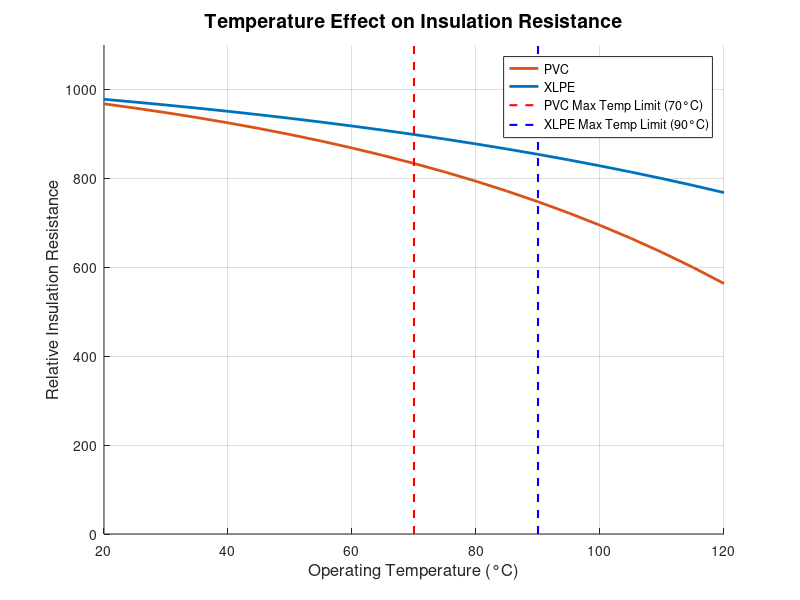
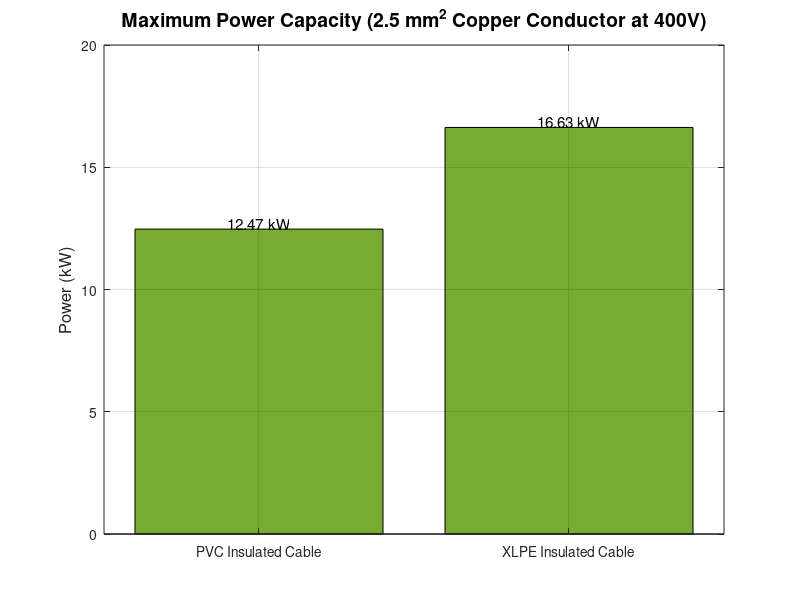

Write the MATLAB code that produced these figures, in order.
% --- Comprehensive Analysis of PVC and XLPE Insulation Systems ---
%
% This script provides a technical and regulatory comparison of PVC
% (Polyvinyl Chloride) and XLPE (Cross-linked Polyethylene) insulation.
%
% It calculates and visualizes:
% 1. The relationship between operating temperature and insulation resistance.
% 2. The maximum power capacity of a standard cable based on insulation type.
%
% It also prints a detailed report to the command window covering:
% - Technical descriptions, strengths, and weaknesses.
% - Economic and ecological factors.
% - An application suitability analysis with references to Spain's REBT.

% --- Initial Setup ---
clear;          % Clear workspace variables
clc;            % Clear command window
close all;      % Close all figures

% --- Define Constants and Insulation Properties ---
% System and Conductor Parameters
V_v = 400;           % Line Voltage in Volts (Three-phase)
s_mm2 = 2.5;         % Conductor cross-sectional area in mm^2

% Insulation Properties
insulators = {'PVC', 'XLPE'};
max_temp_C = [70, 90]; % Max continuous operating temperature (°C)

% Max Admissible Current (I_max) for a 2.5 mm^2 Copper conductor
% Values are illustrative, based on REBT ITC-BT-19 (Table 1),
% assuming a common installation method (e.g., multicore cable in conduit).
i_max_insulation = [18, 24]; % [PVC, XLPE] in Amps

% --- Graph 1: Temperature vs. Insulation Resistance ---
% This is an illustrative model to show the concept that insulation
% resistance decreases exponentially as temperature rises. XLPE maintains
% higher resistance at higher temperatures.

temp_range_C = 20:5:120; % Temperature range from 20°C to 120°C
R0 = 1000; % Nominal insulation resistance at 20°C (in Giga-Ohms*km)

% Decay coefficients (alpha). A smaller alpha means slower decay.
alpha_pvc = 0.045;
alpha_xlpe = 0.035;

% Calculate resistance degradation
R_pvc = 1100-(100 * exp(0.014 * (temp_range_C )));
R_xlpe = 1100-(100 * exp(0.01 * (temp_range_C )));

figure;
hold on;
plot(temp_range_C, R_pvc, 'LineWidth', 2, 'Color', '#D95319');
plot(temp_range_C, R_xlpe, 'LineWidth', 2, 'Color', '#0072BD');
plot([max_temp_C(1) max_temp_C(1)], [0 1200], 'r--', 'LineWidth', 1.5); % PVC Temp Limit
plot([max_temp_C(2) max_temp_C(2)], [0 1200], 'b--', 'LineWidth', 1.5); % XLPE Temp Limit
hold off;

title('Temperature Effect on Insulation Resistance', 'FontSize', 14, 'FontWeight', 'bold');
xlabel('Operating Temperature (°C)', 'FontSize', 12);
ylabel('Relative Insulation Resistance', 'FontSize', 12);
legend('PVC', 'XLPE', 'PVC Max Temp Limit (70°C)', 'XLPE Max Temp Limit (90°C)');
grid on;
ylim([0 R0*1.1]); % Set y-axis limit for clarity

% --- Graph 2: Maximum Power Capacity Comparison ---
% Calculate max power: P = sqrt(3) * V * I
P_max_kw_pvc = (sqrt(3) * V_v * i_max_insulation(1)) / 1000;
P_max_kw_xlpe = (sqrt(3) * V_v * i_max_insulation(2)) / 1000;

max_power_data = [P_max_kw_pvc, P_max_kw_xlpe];
insulator_labels = {'PVC Insulated Cable', 'XLPE Insulated Cable'};

figure;
bar(max_power_data, 'FaceColor', '#77AC30');
title(['Maximum Power Capacity (2.5 mm^2 Copper Conductor at ' num2str(V_v) 'V)'], ...
      'FontSize', 14, 'FontWeight', 'bold');
ylabel('Power (kW)', 'FontSize', 12);
set(gca, 'xticklabel', insulator_labels);
grid on;
text(1:length(max_power_data), max_power_data, num2str(max_power_data', '%.2f kW'), ...
    'HorizontalAlignment', 'center', 'VerticalAlignment', 'bottom', 'FontSize', 11);


% --- Display Detailed Analysis in Command Window ---
fprintf('====================================================================\n');
fprintf('        ANALYSIS OF INSULATION SYSTEMS: PVC vs. XLPE\n');
fprintf('====================================================================\n\n');

fprintf('--- 1. Technical Description ---\n');
fprintf('PVC (Polyvinyl Chloride): A thermoplastic polymer. It is made flexible for cable use\n');
fprintf('by adding plasticizers. It is a cost-effective and versatile insulator.\n\n');
fprintf('XLPE (Cross-linked Polyethylene): A thermosetting polymer. The polyethylene molecules\n');
fprintf('are permanently bonded ("cross-linked"), preventing them from melting or separating at\n');
fprintf('higher temperatures, giving it superior thermal and mechanical stability.\n\n');


fprintf('--- 2. Strengths and Weaknesses ---\n');
fprintf('STRENGTHS:\n');
fprintf('  - PVC:  Lower cost, high flexibility, good resistance to oils and chemicals.\n');
fprintf('  - XLPE: Higher operating temperature (90°C vs 70°C), higher current rating for the\n');
fprintf('          same conductor size, greater mechanical toughness and water resistance.\n');
fprintf('WEAKNESSES:\n');
fprintf('  - PVC:  Lower temperature rating, produces dense, corrosive smoke (HCl gas) when\n');
fprintf('          burned, becomes brittle at low temperatures.\n');
fprintf('  - XLPE: Higher material cost, less flexible than PVC which can make installation\n');
fprintf('          in tight spaces more difficult.\n\n');

fprintf('--- 3. Economic and Ecological Factors ---\n');
fprintf('ECONOMIC:\n');
fprintf('  - PVC is cheaper upfront. However, XLPE''s ability to carry more current can allow\n');
fprintf('    for smaller conductor sizes for the same load, potentially offsetting the cost\n');
fprintf('    (a concept known as "economic section").\n\n');
fprintf('ECOLOGICAL:\n');
fprintf('  - PVC: Contains chlorine and requires plasticizers (phthalates), which are environmental\n');
fprintf('    concerns. Its combustion byproducts are highly toxic.\n');
fprintf('  - XLPE: Is halogen-free, making it much safer in a fire (low smoke, zero halogen - LSZH).\n');
fprintf('    It is also more difficult to recycle due to its thermosetting nature.\n\n');

fprintf('--- 4. Application Suitability & REBT Compliance ---\n');
fprintf('The choice is heavily regulated by the REBT for safety.\n\n');
fprintf('SUITABLE FOR PVC (e.g., H07V-K, VV-K cables):\n');
fprintf('  - General indoor wiring in dry environments, domestic installations, and control circuits\n');
fprintf('    where thermal stress is low.\n');
fprintf('  - REBT Reference: ITC-BT-19 specifies max currents for PVC in its tables.\n');
fprintf('    The standard UNE-EN 50525 covers the characteristics of these cables.\n\n');
fprintf('SUITABLE FOR XLPE (e.g., RZ1-K (AS), DHZ1 cables):\n');
fprintf('  - High-power circuits (Líneas Generales de Alimentación, Derivaciones Individuales).\n');
fprintf('  - Installations with high operating temperatures or risk of overload.\n');
fprintf('  - Public premises (hospitals, schools, etc.) where low smoke and zero halogen (LSZH)\n');
fprintf('    properties are mandatory for fire safety.\n');
fprintf('  - Underground or outdoor installations due to its toughness and water resistance.\n');
fprintf('  - REBT References: ITC-BT-07 (Underground Networks) and ITC-BT-15 (Installations in\n');
fprintf('    public premises) strongly favor or mandate halogen-free cables like XLPE.\n');
fprintf('    The standard UNE 21123-2 defines the construction of these cables.\n\n');
fprintf('====================================================================\n');
